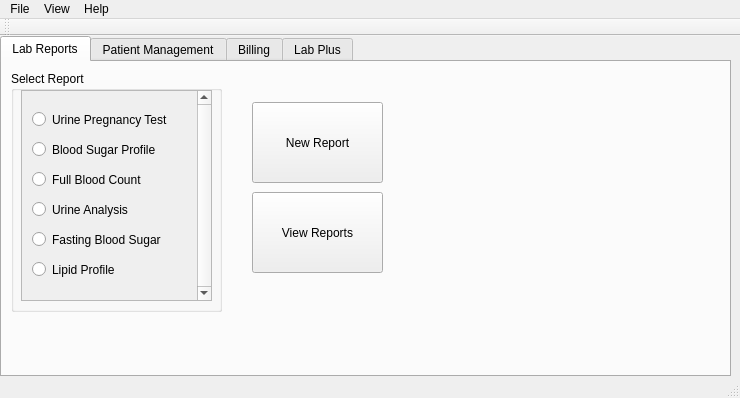
<?xml version="1.0" encoding="UTF-8"?>
<ui version="4.0">
 <class>MainWindow</class>
 <widget class="QMainWindow" name="MainWindow">
  <property name="geometry">
   <rect>
    <x>0</x>
    <y>0</y>
    <width>740</width>
    <height>398</height>
   </rect>
  </property>
  <property name="windowTitle">
   <string>MainWindow</string>
  </property>
  <widget class="QWidget" name="centralWidget">
   <widget class="QTabWidget" name="tabWidget">
    <property name="geometry">
     <rect>
      <x>0</x>
      <y>0</y>
      <width>731</width>
      <height>341</height>
     </rect>
    </property>
    <property name="currentIndex">
     <number>0</number>
    </property>
    <widget class="QWidget" name="tab">
     <attribute name="title">
      <string>Lab Reports</string>
     </attribute>
     <widget class="QGroupBox" name="groupBox">
      <property name="geometry">
       <rect>
        <x>9</x>
        <y>9</y>
        <width>211</width>
        <height>241</height>
       </rect>
      </property>
      <property name="title">
       <string>Select Report</string>
      </property>
      <widget class="QScrollArea" name="scrollArea">
       <property name="geometry">
        <rect>
         <x>10</x>
         <y>19</y>
         <width>191</width>
         <height>211</height>
        </rect>
       </property>
       <property name="verticalScrollBarPolicy">
        <enum>Qt::ScrollBarAlwaysOn</enum>
       </property>
       <property name="horizontalScrollBarPolicy">
        <enum>Qt::ScrollBarAlwaysOff</enum>
       </property>
       <property name="widgetResizable">
        <bool>true</bool>
       </property>
       <widget class="QWidget" name="scrollAreaWidgetContents">
        <property name="geometry">
         <rect>
          <x>0</x>
          <y>0</y>
          <width>172</width>
          <height>209</height>
         </rect>
        </property>
        <widget class="QRadioButton" name="radioButton_2">
         <property name="geometry">
          <rect>
           <x>10</x>
           <y>50</y>
           <width>141</width>
           <height>17</height>
          </rect>
         </property>
         <property name="text">
          <string>Blood Sugar Profile</string>
         </property>
        </widget>
        <widget class="QRadioButton" name="radioButton">
         <property name="geometry">
          <rect>
           <x>10</x>
           <y>20</y>
           <width>141</width>
           <height>17</height>
          </rect>
         </property>
         <property name="text">
          <string>Urine Pregnancy Test</string>
         </property>
        </widget>
        <widget class="QRadioButton" name="radioButton_5">
         <property name="geometry">
          <rect>
           <x>10</x>
           <y>110</y>
           <width>141</width>
           <height>17</height>
          </rect>
         </property>
         <property name="text">
          <string>Urine Analysis</string>
         </property>
        </widget>
        <widget class="QRadioButton" name="radioButton_6">
         <property name="geometry">
          <rect>
           <x>10</x>
           <y>80</y>
           <width>141</width>
           <height>17</height>
          </rect>
         </property>
         <property name="text">
          <string>Full Blood Count</string>
         </property>
        </widget>
        <widget class="QRadioButton" name="radioButton_7">
         <property name="geometry">
          <rect>
           <x>10</x>
           <y>170</y>
           <width>141</width>
           <height>17</height>
          </rect>
         </property>
         <property name="text">
          <string>Lipid Profile</string>
         </property>
        </widget>
        <widget class="QRadioButton" name="radioButton_8">
         <property name="geometry">
          <rect>
           <x>10</x>
           <y>140</y>
           <width>141</width>
           <height>17</height>
          </rect>
         </property>
         <property name="text">
          <string>Fasting Blood Sugar</string>
         </property>
        </widget>
        <widget class="QRadioButton" name="radioButton_10">
         <property name="geometry">
          <rect>
           <x>10</x>
           <y>210</y>
           <width>141</width>
           <height>17</height>
          </rect>
         </property>
         <property name="text">
          <string>Urine Pregnancy Test</string>
         </property>
        </widget>
        <widget class="QRadioButton" name="radioButton_9">
         <property name="geometry">
          <rect>
           <x>10</x>
           <y>240</y>
           <width>141</width>
           <height>17</height>
          </rect>
         </property>
         <property name="text">
          <string>Urine Pregnancy Test</string>
         </property>
        </widget>
       </widget>
      </widget>
     </widget>
     <widget class="QPushButton" name="pushButton">
      <property name="geometry">
       <rect>
        <x>250</x>
        <y>40</y>
        <width>131</width>
        <height>81</height>
       </rect>
      </property>
      <property name="text">
       <string>New Report</string>
      </property>
     </widget>
     <widget class="QPushButton" name="pushButton_2">
      <property name="geometry">
       <rect>
        <x>250</x>
        <y>130</y>
        <width>131</width>
        <height>81</height>
       </rect>
      </property>
      <property name="text">
       <string>View Reports</string>
      </property>
     </widget>
    </widget>
    <widget class="QWidget" name="tab_2">
     <attribute name="title">
      <string>Patient Management</string>
     </attribute>
     <widget class="QPushButton" name="pushButton_3">
      <property name="geometry">
       <rect>
        <x>20</x>
        <y>20</y>
        <width>131</width>
        <height>81</height>
       </rect>
      </property>
      <property name="text">
       <string>Register New Patient</string>
      </property>
     </widget>
     <widget class="QPushButton" name="pushButton_4">
      <property name="geometry">
       <rect>
        <x>180</x>
        <y>120</y>
        <width>131</width>
        <height>81</height>
       </rect>
      </property>
      <property name="text">
       <string>Find Patient</string>
      </property>
     </widget>
     <widget class="QPushButton" name="pushButton_5">
      <property name="geometry">
       <rect>
        <x>180</x>
        <y>20</y>
        <width>131</width>
        <height>81</height>
       </rect>
      </property>
      <property name="text">
       <string>Alert Management</string>
      </property>
     </widget>
     <widget class="QLineEdit" name="lineEdit">
      <property name="geometry">
       <rect>
        <x>20</x>
        <y>160</y>
        <width>141</width>
        <height>31</height>
       </rect>
      </property>
     </widget>
     <widget class="QLabel" name="label">
      <property name="geometry">
       <rect>
        <x>20</x>
        <y>120</y>
        <width>141</width>
        <height>41</height>
       </rect>
      </property>
      <property name="text">
       <string>Enter Name OR NIC/Patient ID No of Patient</string>
      </property>
      <property name="textFormat">
       <enum>Qt::AutoText</enum>
      </property>
      <property name="scaledContents">
       <bool>true</bool>
      </property>
      <property name="wordWrap">
       <bool>true</bool>
      </property>
     </widget>
    </widget>
    <widget class="QWidget" name="tab_3">
     <attribute name="title">
      <string>Billing</string>
     </attribute>
     <widget class="QPushButton" name="pushButton_6">
      <property name="geometry">
       <rect>
        <x>230</x>
        <y>120</y>
        <width>131</width>
        <height>81</height>
       </rect>
      </property>
      <property name="text">
       <string>View Invoices</string>
      </property>
     </widget>
     <widget class="QGroupBox" name="groupBox_2">
      <property name="geometry">
       <rect>
        <x>9</x>
        <y>9</y>
        <width>191</width>
        <height>211</height>
       </rect>
      </property>
      <property name="title">
       <string>Add Charges</string>
      </property>
      <widget class="QScrollArea" name="scrollArea_3">
       <property name="geometry">
        <rect>
         <x>10</x>
         <y>19</y>
         <width>171</width>
         <height>191</height>
        </rect>
       </property>
       <property name="verticalScrollBarPolicy">
        <enum>Qt::ScrollBarAlwaysOn</enum>
       </property>
       <property name="horizontalScrollBarPolicy">
        <enum>Qt::ScrollBarAlwaysOff</enum>
       </property>
       <property name="widgetResizable">
        <bool>true</bool>
       </property>
       <widget class="QWidget" name="scrollAreaWidgetContents_3">
        <property name="geometry">
         <rect>
          <x>0</x>
          <y>0</y>
          <width>152</width>
          <height>189</height>
         </rect>
        </property>
        <widget class="QRadioButton" name="radioButton_17">
         <property name="geometry">
          <rect>
           <x>10</x>
           <y>210</y>
           <width>141</width>
           <height>17</height>
          </rect>
         </property>
         <property name="text">
          <string>Urine Pregnancy Test</string>
         </property>
        </widget>
        <widget class="QRadioButton" name="radioButton_18">
         <property name="geometry">
          <rect>
           <x>10</x>
           <y>240</y>
           <width>141</width>
           <height>17</height>
          </rect>
         </property>
         <property name="text">
          <string>Urine Pregnancy Test</string>
         </property>
        </widget>
        <widget class="QCheckBox" name="checkBox">
         <property name="geometry">
          <rect>
           <x>10</x>
           <y>10</y>
           <width>131</width>
           <height>17</height>
          </rect>
         </property>
         <property name="text">
          <string>Lab Test</string>
         </property>
        </widget>
        <widget class="QCheckBox" name="checkBox_2">
         <property name="geometry">
          <rect>
           <x>10</x>
           <y>40</y>
           <width>131</width>
           <height>17</height>
          </rect>
         </property>
         <property name="text">
          <string>Registration</string>
         </property>
        </widget>
        <widget class="QCheckBox" name="checkBox_3">
         <property name="geometry">
          <rect>
           <x>10</x>
           <y>70</y>
           <width>131</width>
           <height>17</height>
          </rect>
         </property>
         <property name="text">
          <string>Alerting</string>
         </property>
        </widget>
        <widget class="QCheckBox" name="checkBox_4">
         <property name="geometry">
          <rect>
           <x>10</x>
           <y>100</y>
           <width>131</width>
           <height>17</height>
          </rect>
         </property>
         <property name="text">
          <string>CD/DVD</string>
         </property>
        </widget>
        <widget class="QCheckBox" name="checkBox_5">
         <property name="geometry">
          <rect>
           <x>10</x>
           <y>130</y>
           <width>131</width>
           <height>17</height>
          </rect>
         </property>
         <property name="text">
          <string>Online Access</string>
         </property>
        </widget>
        <widget class="QCheckBox" name="checkBox_6">
         <property name="geometry">
          <rect>
           <x>10</x>
           <y>160</y>
           <width>131</width>
           <height>17</height>
          </rect>
         </property>
         <property name="text">
          <string>Other</string>
         </property>
        </widget>
       </widget>
      </widget>
     </widget>
     <widget class="QPushButton" name="pushButton_7">
      <property name="geometry">
       <rect>
        <x>230</x>
        <y>30</y>
        <width>131</width>
        <height>81</height>
       </rect>
      </property>
      <property name="text">
       <string>New Invoice</string>
      </property>
     </widget>
    </widget>
    <widget class="QWidget" name="tab_4">
     <attribute name="title">
      <string>Lab Plus</string>
     </attribute>
     <widget class="QLineEdit" name="lineEdit_2">
      <property name="geometry">
       <rect>
        <x>80</x>
        <y>40</y>
        <width>141</width>
        <height>31</height>
       </rect>
      </property>
     </widget>
     <widget class="QLabel" name="label_2">
      <property name="geometry">
       <rect>
        <x>20</x>
        <y>50</y>
        <width>61</width>
        <height>16</height>
       </rect>
      </property>
      <property name="text">
       <string>Patient ID</string>
      </property>
     </widget>
     <widget class="QPushButton" name="pushButton_8">
      <property name="geometry">
       <rect>
        <x>230</x>
        <y>20</y>
        <width>131</width>
        <height>81</height>
       </rect>
      </property>
      <property name="text">
       <string>View Historical Data</string>
      </property>
     </widget>
     <widget class="QSpinBox" name="spinBox">
      <property name="geometry">
       <rect>
        <x>80</x>
        <y>100</y>
        <width>141</width>
        <height>31</height>
       </rect>
      </property>
     </widget>
     <widget class="QLabel" name="label_3">
      <property name="geometry">
       <rect>
        <x>20</x>
        <y>110</y>
        <width>46</width>
        <height>13</height>
       </rect>
      </property>
      <property name="text">
       <string>Test </string>
      </property>
     </widget>
     <widget class="QPushButton" name="pushButton_9">
      <property name="geometry">
       <rect>
        <x>230</x>
        <y>110</y>
        <width>131</width>
        <height>81</height>
       </rect>
      </property>
      <property name="text">
       <string>On Demand</string>
      </property>
     </widget>
    </widget>
   </widget>
  </widget>
  <widget class="QMenuBar" name="menuBar">
   <property name="geometry">
    <rect>
     <x>0</x>
     <y>0</y>
     <width>740</width>
     <height>21</height>
    </rect>
   </property>
   <widget class="QMenu" name="menuLabSys">
    <property name="title">
     <string>File</string>
    </property>
    <addaction name="actionRecent"/>
    <addaction name="actionExit_2"/>
   </widget>
   <widget class="QMenu" name="menuView">
    <property name="title">
     <string>View</string>
    </property>
    <addaction name="actionFull_Screen"/>
    <addaction name="actionOnline_Version"/>
   </widget>
   <widget class="QMenu" name="menuHelp">
    <property name="title">
     <string>Help</string>
    </property>
    <addaction name="actionAbout"/>
   </widget>
   <addaction name="menuLabSys"/>
   <addaction name="menuView"/>
   <addaction name="menuHelp"/>
  </widget>
  <widget class="QToolBar" name="mainToolBar">
   <attribute name="toolBarArea">
    <enum>TopToolBarArea</enum>
   </attribute>
   <attribute name="toolBarBreak">
    <bool>false</bool>
   </attribute>
  </widget>
  <widget class="QStatusBar" name="statusBar"/>
  <action name="actionAbout">
   <property name="text">
    <string>About</string>
   </property>
  </action>
  <action name="actionFull_Screen">
   <property name="text">
    <string>Full Screen</string>
   </property>
  </action>
  <action name="actionOnline_Version">
   <property name="text">
    <string>Online Version</string>
   </property>
  </action>
  <action name="actionExit">
   <property name="text">
    <string>Exit</string>
   </property>
  </action>
  <action name="actionRecent">
   <property name="text">
    <string>Recent</string>
   </property>
  </action>
  <action name="actionExit_2">
   <property name="text">
    <string>Exit</string>
   </property>
  </action>
 </widget>
 <layoutdefault spacing="6" margin="11"/>
 <resources/>
 <connections/>
</ui>
